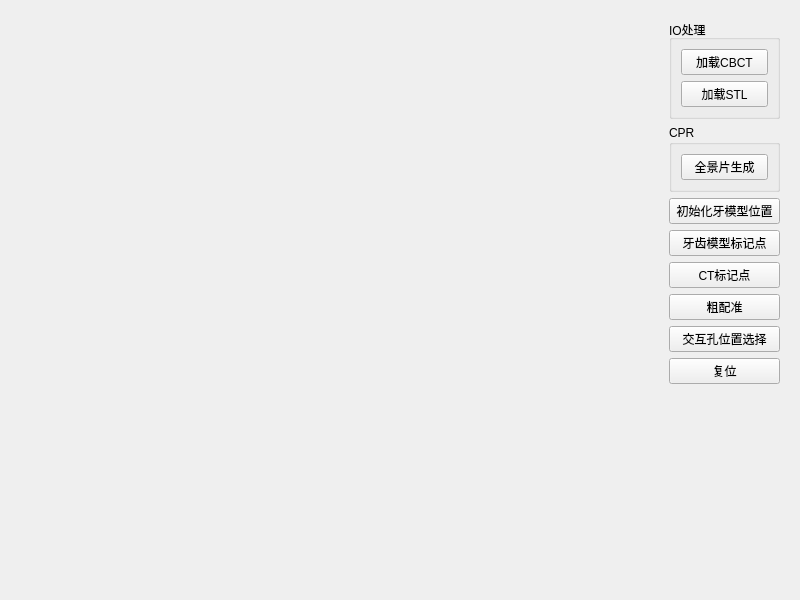
<?xml version="1.0" encoding="UTF-8"?>
<ui version="4.0">
 <class>MainWindow</class>
 <widget class="QWidget" name="MainWindow">
  <property name="geometry">
   <rect>
    <x>0</x>
    <y>0</y>
    <width>800</width>
    <height>600</height>
   </rect>
  </property>
  <property name="windowTitle">
   <string>MainWindow</string>
  </property>
  <layout class="QHBoxLayout" name="horizontalLayout" stretch="5,1">
   <item>
    <widget class="QWidget" name="widget_Center" native="true"/>
   </item>
   <item>
    <widget class="QWidget" name="widget_ToolContainer" native="true">
     <layout class="QVBoxLayout" name="verticalLayout_2">
      <item>
       <widget class="QGroupBox" name="groupBox">
        <property name="title">
         <string>IO处理</string>
        </property>
        <layout class="QVBoxLayout" name="verticalLayout">
         <item>
          <widget class="QPushButton" name="pushButton_loadCBCT">
           <property name="text">
            <string>加载CBCT</string>
           </property>
          </widget>
         </item>
         <item>
          <widget class="QPushButton" name="pushButton_loadSTL">
           <property name="text">
            <string>加载STL</string>
           </property>
          </widget>
         </item>
        </layout>
       </widget>
      </item>
      <item>
       <widget class="QGroupBox" name="groupBox_2">
        <property name="title">
         <string>CPR</string>
        </property>
        <layout class="QVBoxLayout" name="verticalLayout_3">
         <item>
          <widget class="QPushButton" name="pushButton_cpr">
           <property name="text">
            <string>全景片生成</string>
           </property>
          </widget>
         </item>
        </layout>
       </widget>
      </item>
      <item>
       <widget class="QPushButton" name="pushButton_extractISO">
        <property name="text">
         <string>初始化牙模型位置</string>
        </property>
       </widget>
      </item>
      <item>
       <widget class="QPushButton" name="pushButton_modelMark">
        <property name="text">
         <string>牙齿模型标记点</string>
        </property>
       </widget>
      </item>
      <item>
       <widget class="QPushButton" name="pushButton_CTMark">
        <property name="text">
         <string>CT标记点</string>
        </property>
       </widget>
      </item>
      <item>
       <widget class="QPushButton" name="pushButton_roughRegister">
        <property name="text">
         <string>粗配准</string>
        </property>
       </widget>
      </item>
      <item>
       <widget class="QPushButton" name="pushButton_selectPoint">
        <property name="text">
         <string>交互孔位置选择</string>
        </property>
       </widget>
      </item>
      <item>
       <widget class="QPushButton" name="pushButton_reset">
        <property name="text">
         <string>复位</string>
        </property>
       </widget>
      </item>
      <item>
       <spacer name="verticalSpacer">
        <property name="orientation">
         <enum>Qt::Vertical</enum>
        </property>
        <property name="sizeHint" stdset="0">
         <size>
          <width>20</width>
          <height>40</height>
         </size>
        </property>
       </spacer>
      </item>
     </layout>
    </widget>
   </item>
  </layout>
 </widget>
 <resources/>
 <connections/>
</ui>
